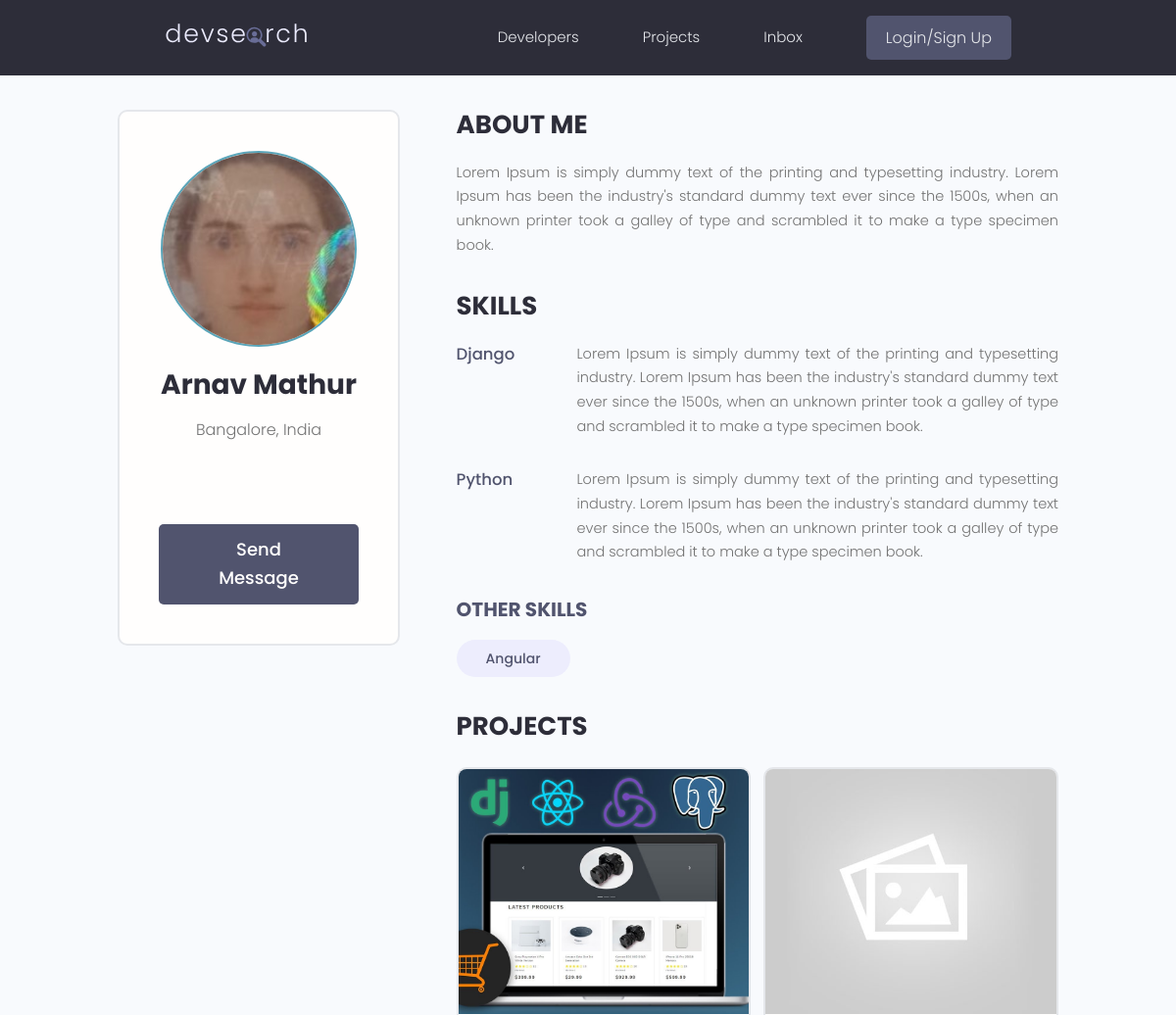
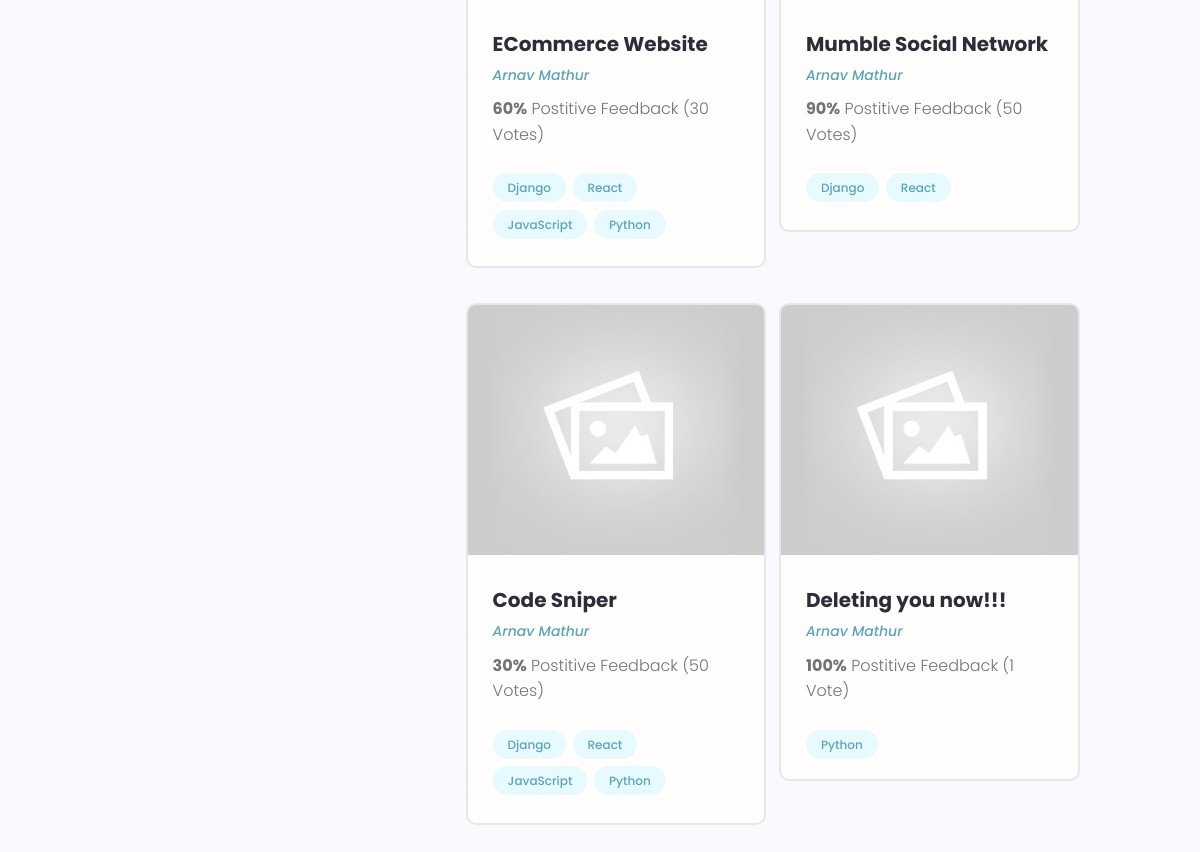
Screenshot of /profile/62399c15-dedc-4a02-84e7-64057ba760aa/ with the database file from the repository (2 pictures, top to bottom).
### users/models.py (models this page shows, shortened)
class Profile(models.Model):
    user = models.OneToOneField(User, on_delete=models.CASCADE, null=True, blank=True)
    name = models.CharField(max_length=200, blank=True, null=True)
    username = models.CharField(max_length=200, blank=True, null=True)
    location = models.CharField(max_length=200, blank=True, null=True)
    email = models.EmailField(max_length=500, blank=True, null=True)
    short_intro = models.CharField(max_length=200, blank=True, null=True)
    bio = models.TextField(blank=True, null=True)
    profile_image = models.ImageField(upload_to='profiles/', default='profiles/user-default.png', null=True, blank=True)
    social_github = models.CharField(max_length=200, blank=True, null=True)
    social_twitter = models.CharField(max_length=200, blank=True, null=True)
    social_linkedin = models.CharField(max_length=200, blank=True, null=True)
    social_youtube = models.CharField(max_length=200, blank=True, null=True)
    social_website = models.CharField(max_length=200, blank=True, null=True)
    created = models.DateTimeField(auto_now_add=True)
    id = models.UUIDField(default=uuid.uuid4, unique=True, primary_key=True, editable=False)

class Skill(models.Model):
    owner = models.ForeignKey(Profile, on_delete=models.CASCADE, null=True, blank=True)
    name = models.CharField(max_length=200, blank=True, null=True)
    description = models.TextField(blank=True, null=True)
    created = models.DateTimeField(auto_now_add=True)
    id = models.UUIDField(default=uuid.uuid4, unique=True, primary_key=True, editable=False)
    def __str__(self):
        return str(self.name)

### projects/models.py (models this page shows, shortened)
class Project(models.Model):
    owner = models.ForeignKey(Profile, null=True, blank=True, on_delete=models.SET_NULL)
    title = models.CharField(max_length=200)
    description = models.TextField(null=True, blank=True)
    featured_image = models.ImageField(default="default.jpg",null=True, blank=True)
    demo_link = models.CharField(max_length=2000, null=True, blank=True)
    source_link = models.CharField(max_length=2000, null=True, blank=True)
    tags = models.ManyToManyField('Tag', blank=True)
    vote_total = models.IntegerField(default=0, null=True, blank=True)
    vote_ratio = models.IntegerField(default=0, null=True, blank=True)
    created = models.DateTimeField(auto_now_add=True)
    id = models.UUIDField(default=uuid.uuid4, unique=True, primary_key=True, editable=False)

class Tag(models.Model):
    name = models.CharField(max_length=200)
    created = models.DateTimeField(auto_now_add=True)
    id = models.UUIDField(default=uuid.uuid4, unique=True, primary_key=True, editable=False)
    def __str__(self):
        return self.name

### users/views.py (the view)
# urls.py: path('profile/<str:pk>/', views.userProfile, name='user-profile'),
def userProfile(request, pk):
    profile = Profile.objects.get(id=pk)
    topSkills = profile.skill_set.exclude(description__exact = "")
    otherSkills = profile.skill_set.filter(description = "")
    context = {
        'profile': profile,
        'topSkills' : topSkills,
        'otherSkills': otherSkills
    }
    return render(request, 'users/user-profile.html', context)

### users/templates/users/user-profile.html (shortened to what this page needs)
{% extends 'main.html' %}
{% block content %}
<main class="profile my-md">
    <div class="container">
      <div class="layout">
        <div class="column column--1of3">
          <div class="card text-center">
            <div class="card__body dev">
              <img class="avatar avatar--xl" src="{{ profile.profile_image.url }}" />
              <h2 class="dev__name">{{ profile.name }}</h2>
              <p class="dev__location">{{ profile.location }}</p>
              <ul class="dev__social">
              </ul>
              <a href="#" class="btn btn--sub btn--lg">Send Message </a>
            </div>
          </div>
        </div>
        <div class="column column--2of3">
          <div class="devInfo">
            <h3 class="devInfo__title">About Me</h3>
            <p class="devInfo__about">
                {{ profile.bio }}
            </p>
          </div>
          <div class="devInfo">
            <h3 class="devInfo__title">Skills</h3>
            <div class="devInfo__skills">
            {% for skill in topSkills %}
              <div class="devSkill">
                <h4 class="devSkill__title">{{ skill.name }}</h4>
                <p class="devSkill__info">
                    {{ skill.description }}
                </p>
              </div>
            {% endfor %}
            </div>
            <h3 class="devInfo__subtitle">Other Skills</h3>
            <div class="devInfo__otherSkills">
            {% for otherSkill in otherSkills %}
            <span class="tag tag--pill tag--sub tag--lg">
                <small>{{ otherSkill }}</small>
            </span>
            {% endfor %}
            </div>
          </div>
          <div class="devInfo">
            <h3 class="devInfo__title">Projects</h3>
            <div class="grid grid--two">
            {% for project in profile.project_set.all %}
              <div class="column">
                <div class="card project">
                  <a href="{% url 'project' project.id %}" class="project">
                    <img class="project__thumbnail" src="{{ project.featured_image.url }}" alt="project thumbnail" />
                    <div class="card__body">
                      <h3 class="project__title">{{project.title}}</h3>
                      <p><a class="project__author" href="{% url 'user-profile' project.owner.id %}">{{ project.owner.name }}</a></p>
                      <p class="project--rating">
                        <span style="font-weight: bold;">{{ project.vote_ratio }}%</span> Postitive
                        Feedback ({{project.vote_total}} Vote{{ project.vote_total|pluralize:"s"}})
                      </p>
                      <div class="project__tags">
                        {% for tag in project.tags.all %}
                        <span class="tag tag--pill tag--main">
                          <small>{{tag}}</small>
                        </span>
                        {% endfor %}
                      </div>
                    </div>
                  </a>
                </div>
              </div>
              {% endfor %}
            </div>
          </div>
        </div>
      </div>
      </div>
  </main>
{% endblock %}

### static/styles/app.css (style rules this page uses)
:root { --color-sub: #2d2d39; }
.btn--sub { background-color: var(--color-sub-light); }
.card { border: 2px solid var(--color-light); }
img { width: 100%; }
.profile .card > .dev { padding: 4rem; }
.dev__name { color: var(--color-sub); font-size: 2.8rem; font-weight: 700; margin-top: 1rem; margin-bottom: 0.5rem; }
.dev__location { margin-top: 1rem; }
.dev__social { margin: 3rem 0; list-style: none; display: flex; justify-content: center; gap: 1.5rem; }
.devInfo { margin-bottom: 3rem; }
.devInfo__title, .devInfo__subtitle { font-size: 2.6rem; color: var(--color-sub); text-transform: uppercase; font-weight: 700; margin-bottom: 1.5rem; }
.devInfo__subtitle { font-size: 2rem; color: var(--color-sub-light); }
.devInfo__about, .devSkill__info { font-size: 1.45rem; line-height: 1.7; text-align: justify; }
.devSkill { margin-bottom: 3rem; }
.devSkill__title { font-size: 1.65rem; font-weight: 500; color: var(--color-sub-light); }
@media screen and (min-width: 700px) { .devSkill { display: flex; justify-content: space-between; gap: 3rem; } }
@media screen and (min-width: 700px) { .devSkill__info { flex-basis: 80%; } }
.project__author { font-size: 1.4rem; font-style: italic; }
.project--rating { margin-bottom: 1.6em; margin-top: .5em; }
.project__thumbnail { height: 25rem; object-fit: cover; object-position: top center; }
.project__title { font-size: 2rem; font-weight: 700; color: var(--color-sub); }

### static/uikit/styles/modules/_variables.css (style rules this page uses)
:root { --color-main: #5aa5b9; --color-main-light: #e6faff; --color-sub: #3f4156; --color-sub-light: #51546e; --color-sub-lighter: #ededfd; --color-text: #737373; --color-gray: #8b8b8b; --color-light: #e5e7eb; --color-light-gray: #767676; --color-bg: #f8fafd; --color-white: #fffefd; --color-white-light: #f3f3f3; --color-success: #359e64; --color-success-bg: #def8e8; --color-error: #fc4b0b; --color-error-bg: #fff2ee; --font-base: 'Poppins', arial, helvetica, 'Segoe UI', roboto, ubuntu, sans-serif; --font-monospace: 'Fira Code', 'Courier New', courier, monospace; --font-regular: 300; --font-medium: 500; --font-bold: 700; --generic-shadow: 1px 1px 5px #00000010; --generic-transition: all 0.3s ease-in-out; }

### static/uikit/styles/modules/_base.css (style rules this page uses)
* { margin: 0; padding: 0; box-sizing: border-box; text-rendering: optimizeLegibility; color: inherit; font-size: inherit; }
html { font-size: 50%; }
@media only screen and (min-width: 480px) { html { font-size: 56.25%; } }
@media only screen and (min-width: 1200px) { html { font-size: 62.5%; } }
body { line-height: 1.6; font-weight: 400; font-size: 1.5rem; color: var(--color-text); background-color: var(--color-bg); min-height: 100vh; }

### static/uikit/styles/modules/_typography.css (style rules this page uses)
* { font-family: var(--font-base); }
h2 { font-size: 3.6rem; font-weight: var(--font-bold); }
h3 { font-size: 3.2rem; font-weight: var(--font-medium); }
h4 { font-size: 2.8rem; font-weight: var(--font-medium); }
p, span, strong { font-size: 1.6rem; color: var(--color-text); font-weight: var(--font-regular); }
a { padding-bottom: 2px; text-decoration: none; display: inline-block; color: var(--color-main); font-weight: var(--font-medium); }

### static/uikit/styles/modules/_utilities.css (style rules this page uses)
.container { width: 92%; max-width: 165rem; margin: 0 auto; box-sizing: border-box; }
@media screen and (min-width: 1000px) { .container { width: 90%; } }
@media screen and (min-width: 1200px) { .container { width: 80%; } }
.text-center { text-align: center; }
.my-md { margin: 3rem auto; }

### static/uikit/styles/modules/_avatar.css (style rules this page uses)
.avatar { border-radius: 50%; border: 2px solid var(--color-main); object-fit: cover; }
.avatar--xl { height: 20rem; width: 20rem; }

### static/uikit/styles/modules/_button.css (style rules this page uses)
.btn { display: inline-block; position: relative; cursor: pointer; background-color: var(--color-light); font-weight: var(--font-medium); color: var(--color-sub); text-decoration: none; padding: 1rem 2rem; border-radius: 0.5rem; border: none; width: -webkit-fit-content; width: -moz-fit-content; width: fit-content; height: -webkit-fit-content; height: -moz-fit-content; height: fit-content; font-size: 1.6rem; outline-width: 0; outline-color: transparent; -webkit-backface-visibility: hidden; backface-visibility: hidden; transition: all 0.3s ease-in-out; }
.btn--sub { background-color: var(--color-sub); color: var(--color-white); }
.btn--lg { font-size: 1.8rem; padding: 1.2rem 4.5rem; }

### static/uikit/styles/modules/_card.css (style rules this page uses)
.card { border-radius: 1rem; background-color: var(--color-white); border: 1.5px solid var(--color-light); width: auto; height: auto; margin-top: 0.5rem; margin-bottom: 0.5rem; overflow: hidden; }
.card__body, .card__header { padding: 2rem 2.5rem; }

### rows the page displays
Profile: profile_image (picture), name "Arnav Mathur", location "Bangalore, India", bio "Lorem Ipsum is simply dummy text of the printing and typesetting industry. Lorem Ipsum has been the industry's standard dummy text ever since the 1500s, when an unknown printer took a galley of type and scrambled it to make a type specimen book."
Skill: name "Django", description "Lorem Ipsum is simply dummy text of the printing and typesetting industry. Lorem Ipsum has been the industry's standard dummy text ever since the 1500s, when an unknown printer took a galley of type and scrambled it to make a type specimen book."
Skill: name "Python", description "Lorem Ipsum is simply dummy text of the printing and typesetting industry. Lorem Ipsum has been the industry's standard dummy text ever since the 1500s, when an unknown printer took a galley of type and scrambled it to make a type specimen book."
Skill: name "Angular"
Project: featured_image (picture), title "ECommerce Website", owner.name "Arnav Mathur", vote_ratio "60", vote_total "30"
Tag: name "Django"
Tag: name "React"
Tag: name "JavaScript"
Tag: name "Python"
Project: featured_image (placeholder picture), title "Mumble Social Network", owner.name "Arnav Mathur", vote_ratio "90", vote_total "50"
Project: featured_image (placeholder picture), title "Code Sniper", owner.name "Arnav Mathur", vote_ratio "30", vote_total "50"
Project: featured_image (placeholder picture), title "Deleting you now!!!", owner.name "Arnav Mathur", vote_ratio "100", vote_total "1"
